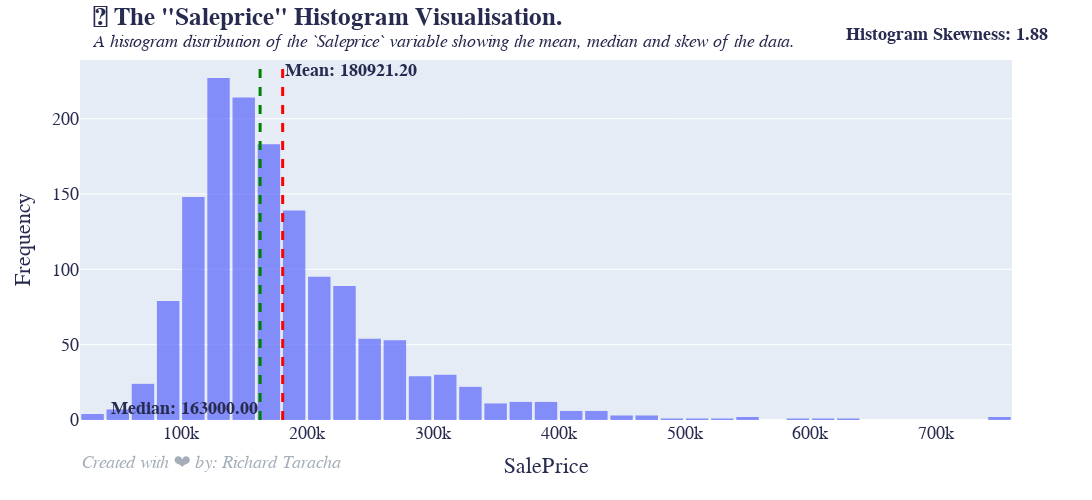

Notebook source saved alongside this figure:
### Code cell
plot_histogram(df, 'SalePrice')

### Figure 1 — Plotly figure (JSON) as saved in the notebook; plotly's stock layout.template omitted (floating-point values rounded to 4 significant figures; data arrays with more than 128 entries replaced by an {"elided": "..."} marker saying what was removed)
{"data": [{"alignmentgroup": "True", "bingroup": "x", "hovertemplate": "SalePrice=%{x}<br>count=%{y}<extra></extra>", "legendgroup": "", "marker": {"color": "#636efa", "opacity": 0.75, "pattern": {"shape": ""}}, "name": "", "nbinsx": 70, "offsetgroup": "", "orientation": "v", "showlegend": false, "type": "histogram", "x": {"elided": "1460 int values"}, "xaxis": "x", "yaxis": "y"}], "layout": {"annotations": [{"showarrow": false, "text": "<b>Mean: 180921.20</b>", "x": 180900.0, "xanchor": "left", "xref": "x", "y": 1, "yanchor": "top", "yref": "y domain"}, {"showarrow": false, "text": "<b>Median: 163000.00</b>", "x": 163000, "xanchor": "right", "xref": "x", "y": 0, "yanchor": "bottom", "yref": "y domain"}, {"font": {"color": "#a6aeba"}, "showarrow": false, "text": "<i>Created with ❤️ by: Richard Taracha</i>", "textangle": 0, "x": 0, "xanchor": "left", "xref": "paper", "y": -0.15, "yref": "paper"}, {"font": {"color": "#272b4f"}, "showarrow": false, "text": "<b>Histogram Skewness: 1.88 </b>", "textangle": 0, "x": 0.82, "xanchor": "left", "xref": "paper", "y": 1.1, "yref": "paper"}], "bargap": 0.01, "bargroupgap": 0.1, "barmode": "overlay", "font": {"color": "#272b4f", "family": "San Serif", "size": 18}, "height": 500, "legend": {"font": {"color": "#272b4f", "family": "San Serif", "size": 18}, "tracegroupgap": 0, "traceorder": "normal", "x": 0.01, "y": 0.99}, "margin": {"t": 60}, "shapes": [{"line": {"color": "red", "dash": "dash", "width": 3}, "type": "line", "x0": 180900.0, "x1": 180900.0, "xref": "x", "y0": 0, "y1": 1, "yref": "y domain"}, {"line": {"color": "green", "dash": "dash", "width": 3}, "type": "line", "x0": 163000, "x1": 163000, "xref": "x", "y0": 0, "y1": 1, "yref": "y domain"}], "title": {"font": {"color": "#272b4f", "family": "San Serif", "size": 25}, "text": "<b>📑 The \"Saleprice\" Histogram Visualisation.</b>                <br><i><sup>A histogram distribution of the `Saleprice` variable showing the mean, median and skew of the data.</sup></i>", "x": 0.085, "y": 0.95}, "width": 1600, "xaxis": {"anchor": "y", "domain": [0, 1], "title": {"text": "SalePrice"}}, "yaxis": {"anchor": "x", "domain": [0, 1], "title": {"text": "Frequency"}}}}
